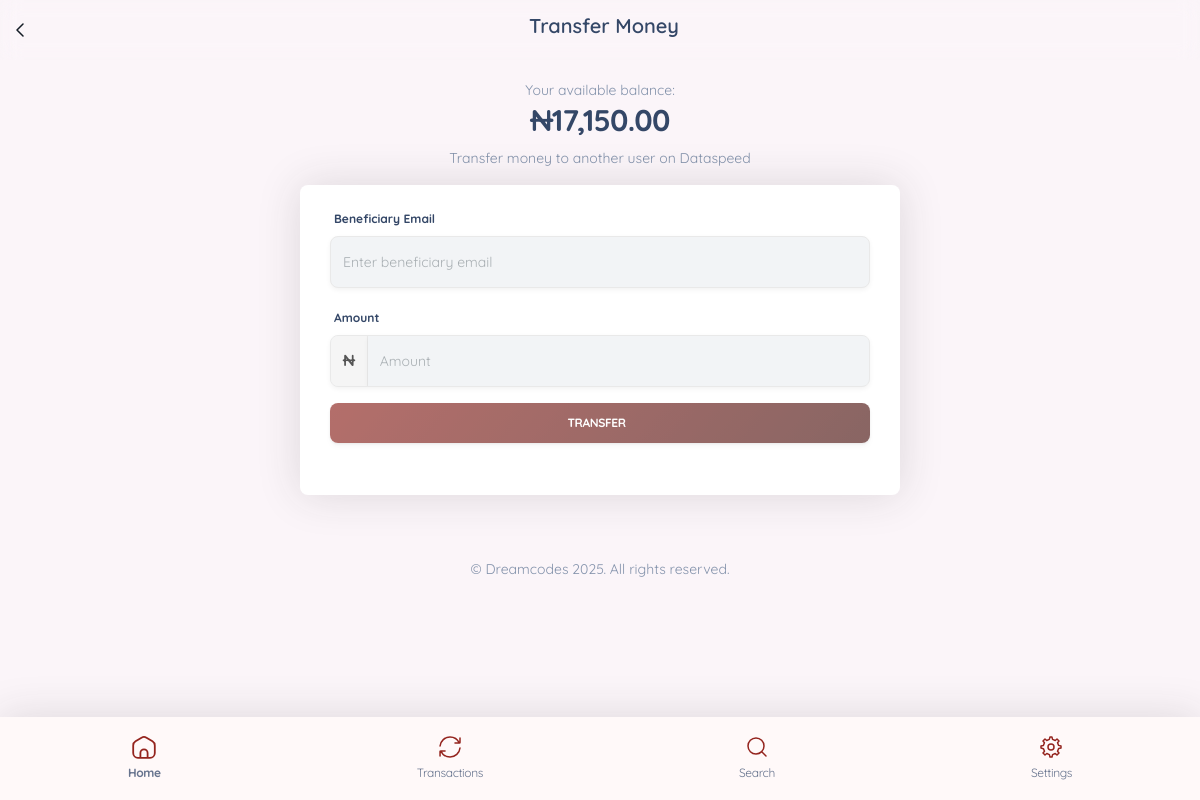
Page /public/pages/transfer_money.php (signed in) on the earlier database version.
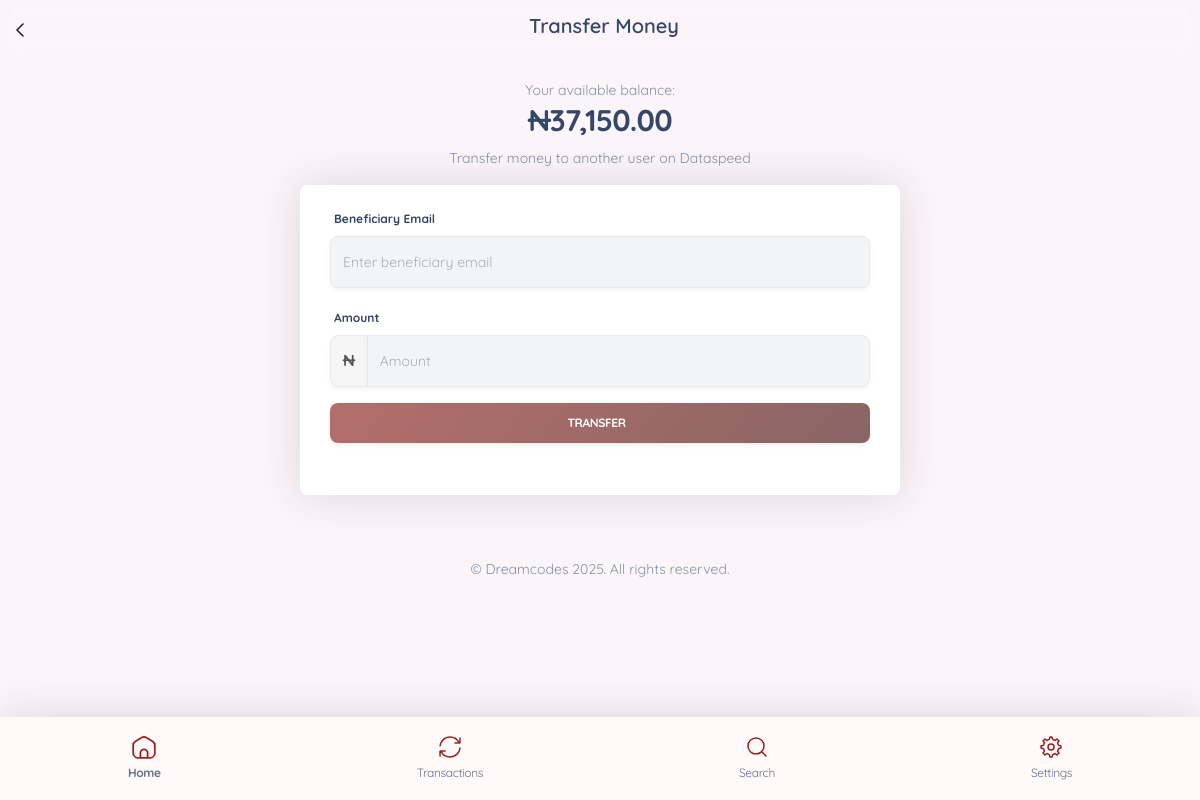
Same page on the later database version.
### tables this page shows
CREATE TABLE `account_balance` (
  `account_id` int(11) NOT NULL,
  `user_id` int(11) DEFAULT NULL,
  `wallet_balance` decimal(15,2) DEFAULT NULL,
  `updated_at` timestamp NOT NULL DEFAULT current_timestamp() ON UPDATE current_timestamp(),
  `email` varchar(255) NOT NULL,
  `phone_number` varchar(11) NOT NULL
);

### functions/Model.php (called while the page is built, shortened)
<?php
function getUserBalance($pdo, $user_id)
{
    $stmt = $pdo->prepare("SELECT wallet_balance FROM account_balance WHERE user_id = ?");
    $stmt->execute([$user_id]);
    $balance = $stmt->fetch();
    return number_format($balance['wallet_balance'], 2);
}

### public/pages/transfer_money.php (the view, shortened to what this page needs)
<?php
require __DIR__ . '/../../config/config.php';
require __DIR__ . '/../../functions/Model.php';
require __DIR__ . '/../partials/header.php';
?>
<body>
    <main class="container py-4">
        <header>
            <div class="page-header mb-4 text-center">
                <svg class="header-back-button" width="8" height="14" viewBox="0 0 8 14" fill="none" xmlns="http://www.w3.org/2000/svg">
                    <path d="M7 1L1 7L7 13" stroke="#141C25" stroke-width="1.5" stroke-linecap="round" stroke-linejoin="round" />
                </svg>
                <h5 class="fw-bold text-center">Transfer Money</h5>
            </div>
        </header>
        <div class="text-center">
            <p class="text-sm text-secondary mb-0">Your available balance:</p>
            <h2>&#8358;<span id="user-balance"><?= getUserBalance($pdo, $user_id) ?></span></h2>
        </div>
        <div class="text-center">
            <p class="text-secondary mb-3 text-sm text-center">Transfer money to another user on Dataspeed</p>
        </div>
        <div class="form-container">
            <div class="form-row">
                <div class="mb-3">
                    <label for="beneficiary" class="form-label">Beneficiary Email</label>
                    <input type="text" id="email" name="email" class="input" placeholder="Enter beneficiary email" required>
                </div>
                <div class="mb-3">
                    <label for="amount" class="form-label">Amount</label>
                    <div class="input-group-container">
                        <span class="input-group-prefix">
                            &#8358;
                        </span>
                        <input type="text" id="amount" name="amount" maxlength="10"
                            placeholder="Amount" class="input" required inputmode="numeric">
                    </div>
                </div>
                <div class="mb-3">
                    <button type="button" id="transfer-button" class="btn primary-btn w-100">Transfer <i class="ms-1 ni ni-send"></i></button>
                </div>
            </div>
        </div>
        <?php require __DIR__ . '/../partials/bottom-nav.php' ?>
    </main>
    <footer class="my-4 text-center text-secondary small">
        &copy; Dreamcodes 2025. All rights reserved.
    </footer>
</body>
</html>

Differences in the rows shown:
changed account_balance: wallet_balance "17,150.00" → "37,150.00"
